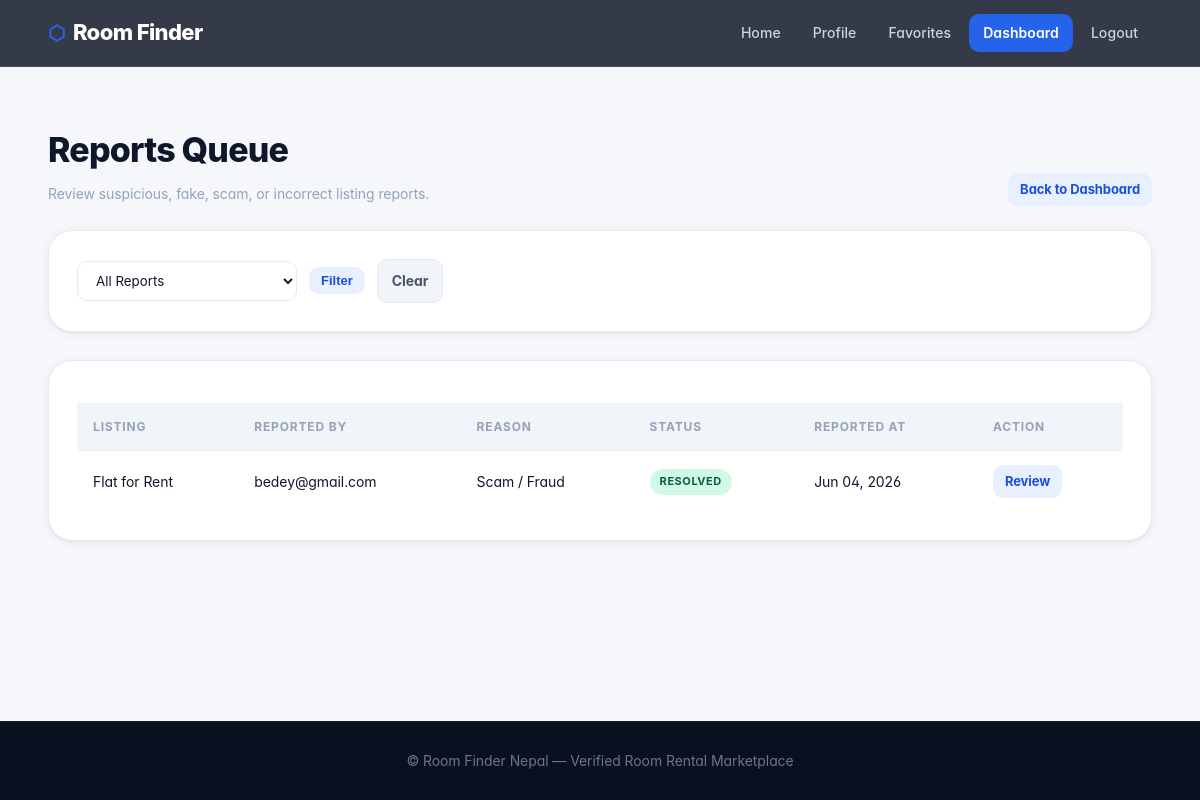
Page /dashboard/reports/ (signed in) on the committed database.
### apps/reports/models.py (models this page shows, shortened)
class ListingReport(models.Model):
    REASON_FAKE = 'fake'
    REASON_WRONG_INFO = 'wrong_info'
    REASON_SCAM = 'scam'
    REASON_DUPLICATE = 'duplicate'
    REASON_OTHER = 'other'
    REASON_CHOICES = [
        (REASON_FAKE, 'Fake Listing'),
        (REASON_WRONG_INFO, 'Wrong Information'),
        (REASON_SCAM, 'Scam / Fraud'),
        (REASON_DUPLICATE, 'Duplicate Listing'),
        (REASON_OTHER, 'Other'),
    ]
    STATUS_PENDING = 'pending'
    STATUS_REVIEWED = 'reviewed'
    STATUS_RESOLVED = 'resolved'
    STATUS_DISMISSED = 'dismissed'
    STATUS_CHOICES = [
        (STATUS_PENDING, 'Pending'),
        (STATUS_REVIEWED, 'Reviewed'),
        (STATUS_RESOLVED, 'Resolved'),
        (STATUS_DISMISSED, 'Dismissed'),
    ]
    listing = models.ForeignKey(
        Listing,
        on_delete=models.CASCADE,
        related_name='reports'
    )
    reported_by = models.ForeignKey(
        settings.AUTH_USER_MODEL,
        on_delete=models.CASCADE,
        related_name='submitted_reports'
    )
    reason = models.CharField(
        max_length=30,
        choices=REASON_CHOICES
    )
    description = models.TextField(
        help_text="Explain why this listing seems suspicious."
    )
    status = models.CharField(
        max_length=20,
        choices=STATUS_CHOICES,
        default=STATUS_PENDING
    )
    admin_notes = models.TextField(blank=True)
    created_at = models.DateTimeField(auto_now_add=True)
    reviewed_at = models.DateTimeField(null=True, blank=True)
    class Meta:
        ordering = ['-created_at']
        unique_together = ('listing', 'reported_by')

### apps/listings/models.py (models this page shows, shortened)
class Listing(models.Model):
    PROPERTY_SINGLE_ROOM = 'single_room'
    PROPERTY_TWO_ROOMS = 'two_rooms'
    PROPERTY_FLAT = 'flat'
    PROPERTY_APARTMENT = 'apartment'
    PROPERTY_HOUSE = 'house'
    PROPERTY_HOSTEL = 'hostel'
    PROPERTY_OFFICE = 'office'
    PROPERTY_SHUTTER = 'shutter'
    PROPERTY_TYPE_CHOICES = [
        (PROPERTY_SINGLE_ROOM, 'Single Room'),
        (PROPERTY_TWO_ROOMS, '2 Rooms'),
        (PROPERTY_FLAT, 'Flat'),
        (PROPERTY_APARTMENT, 'Apartment'),
        (PROPERTY_HOUSE, 'House'),
        (PROPERTY_HOSTEL, 'Hostel'),
        (PROPERTY_OFFICE, 'Office Space'),
        (PROPERTY_SHUTTER, 'Shutter'),
    ]
    STATUS_PENDING = 'pending'
    STATUS_APPROVED = 'approved'
    STATUS_REJECTED = 'rejected'
    STATUS_CHOICES = [
        (STATUS_PENDING, 'Pending'),
        (STATUS_APPROVED, 'Approved'),
        (STATUS_REJECTED, 'Rejected'),
    ]
    FURNISHED_FURNISHED = 'furnished'
    FURNISHED_UNFURNISHED = 'unfurnished'
    FURNISHED_SEMI = 'semi_furnished'
    FURNISHED_CHOICES = [
        (FURNISHED_FURNISHED, 'Furnished'),
        (FURNISHED_UNFURNISHED, 'Unfurnished'),
        (FURNISHED_SEMI, 'Semi-Furnished'),
    ]
    owner = models.ForeignKey(
        settings.AUTH_USER_MODEL,
        on_delete=models.CASCADE,
        related_name='listings'
    )
    title = models.CharField(max_length=255)
    description = models.TextField()
    property_type = models.CharField(
        max_length=30,
        choices=PROPERTY_TYPE_CHOICES
    )
    province = models.ForeignKey(
        Province,
        on_delete=models.PROTECT,
        related_name='listings'
    )
    district = models.ForeignKey(
        District,
        on_delete=models.PROTECT,
        related_name='listings'
    )
    city = models.CharField(max_length=100)
    area = models.CharField(max_length=200)
    ward_number = models.PositiveIntegerField(null=True, blank=True)
    exact_address = models.CharField(max_length=255, blank=True)
    latitude = models.DecimalField(
        max_digits=9,
        decimal_places=6,
        null=True,
        blank=True
    )
    longitude = models.DecimalField(
        max_digits=9,
        decimal_places=6,
        null=True,
        blank=True
    )
    monthly_rent = models.PositiveIntegerField()
    security_deposit = models.PositiveIntegerField(default=0)
    bills_water_included = models.BooleanField(default=False)
    bills_electricity_included = models.BooleanField(default=False)
    bills_internet_included = models.BooleanField(default=False)
    furnished_status = models.CharField(
        max_length=30,
        choices=FURNISHED_CHOICES,
        default=FURNISHED_UNFURNISHED
    )
    available_date = models.DateField(null=True, blank=True)
    rules = models.TextField(blank=True)
    status = models.CharField(
        max_length=20,
        choices=STATUS_CHOICES,
        default=STATUS_PENDING
    )
    rejection_reason = models.TextField(blank=True)
    is_owner_verified = models.BooleanField(default=False)
    is_property_verified = models.BooleanField(default=False)
    views_count = models.PositiveIntegerField(default=0)
    created_at = models.DateTimeField(auto_now_add=True)
    updated_at = models.DateTimeField(auto_now=True)
    approved_at = models.DateTimeField(null=True, blank=True)
    class Meta:
        ordering = ['-created_at']

### apps/accounts/models.py (models this page shows, shortened)
class User(AbstractUser):
    ROLE_TENANT = 'tenant'
    ROLE_LANDLORD = 'landlord'
    ROLE_ADMIN = 'admin'
    ROLE_CHOICES = [
        (ROLE_TENANT, 'Tenant'),
        (ROLE_LANDLORD, 'Landlord'),
        (ROLE_ADMIN, 'Admin'),
    ]
    email = models.EmailField(unique=True)
    phone = models.CharField(max_length=20, unique=True)
    profile_image = models.ImageField(
        upload_to='profile_images/',
        blank=True,
        null=True
    )
    role = models.CharField(
        max_length=20,
        choices=ROLE_CHOICES,
        default=ROLE_TENANT
    )
    email_verified = models.BooleanField(default=False)
    username = models.CharField(
        max_length=150,
        unique=True,
        blank=True,
        null=True
    )
    USERNAME_FIELD = 'email'
    REQUIRED_FIELDS = ['first_name', 'last_name', 'phone']
    objects = UserManager()
    @property
    def is_landlord(self):
        return self.role == self.ROLE_LANDLORD
    @property
    def is_platform_admin(self):
        return self.role == self.ROLE_ADMIN

### apps/dashboard/views.py (the view)
    def wrapper(request, *args, **kwargs):
        if not request.user.is_authenticated:
            messages.error(request, "Please login first.")
            return redirect('login')
        if not request.user.is_platform_admin and not request.user.is_superuser:
            messages.error(request, "You are not allowed to access dashboard.")
            return redirect('home')
        return view_func(request, *args, **kwargs)

### apps/dashboard/views.py (called while the page is built)
def admin_required(view_func):
    def wrapper(request, *args, **kwargs):
        if not request.user.is_authenticated:
            messages.error(request, "Please login first.")
            return redirect('login')
        if not request.user.is_platform_admin and not request.user.is_superuser:
            messages.error(request, "You are not allowed to access dashboard.")
            return redirect('home')
        return view_func(request, *args, **kwargs)
    return wrapper

def paginate_queryset(request, queryset, per_page=10):
    paginator = Paginator(queryset, per_page)
    page_number = request.GET.get('page')
    page_obj = paginator.get_page(page_number)
    query_params = request.GET.copy()
    if 'page' in query_params:
        query_params.pop('page')
    query_string = ''
    if query_params:
        query_string = '&' + query_params.urlencode()
    return page_obj, query_string

@login_required
@admin_required
def reports_queue(request):
    reports = ListingReport.objects.select_related(
        'listing',
        'reported_by',
        'listing__owner',
        'listing__district',
        'listing__province',
    ).order_by('-created_at')
    status = request.GET.get('status')
    if status:
        reports = reports.filter(status=status)
    page_obj, query_string = paginate_queryset(request, reports, per_page=10)
    context = {
        'reports': page_obj,
        'page_obj': page_obj,
        'query_string': query_string,
        'status_choices': ListingReport.STATUS_CHOICES,
        'selected_status': status,
    }
    return render(request, 'dashboard/reports_queue.html', context)

### templates/dashboard/reports_queue.html (shortened to what this page needs)
{% extends 'base.html' %}
{% block content %}
<section class="dashboard-section">
    <div class="container">
        <div class="dashboard-header">
            <div>
                <h1>Reports Queue</h1>
                <p>Review suspicious, fake, scam, or incorrect listing reports.</p>
            </div>
            <a href="{% url 'dashboard_home' %}" class="table-btn">Back to Dashboard</a>
        </div>
        <div class="dashboard-card filter-card">
            <form method="GET" class="dashboard-filter-form">
                <select name="status">
                    <option value="">All Reports</option>
                </select>
                <button type="submit" class="table-btn">Filter</button>
                <a href="{% url 'reports_queue' %}" class="clear-filter-btn">
                    Clear
                </a>
            </form>
        </div>
        <div class="dashboard-card">
            <table class="dashboard-table">
                <thead>
                    <tr>
                        <th>Listing</th>
                        <th>Reported By</th>
                        <th>Reason</th>
                        <th>Status</th>
                        <th>Reported At</th>
                        <th>Action</th>
                    </tr>
                </thead>
                <tbody>
                    {% for report in reports %}
                        <tr>
                            <td>{{ report.listing.title }}</td>
                            <td>{{ report.reported_by.email }}</td>
                            <td>{{ report.get_reason_display }}</td>
                            <td>
                                <span class="report-status report-{{ report.status }}">
                                    {{ report.get_status_display }}
                                </span>
                            </td>
                            <td>{{ report.created_at|date:"M d, Y" }}</td>
                            <td>
                                <a href="{% url 'review_report' report.pk %}" class="table-btn">
                                    Review
                                </a>
                            </td>
                        </tr>
                    {% empty %}
                        <tr>
                            <td colspan="6">No reports found.</td>
                        </tr>
                    {% endfor %}
                </tbody>
            </table>
        </div>
    </div>
</section>
{% endblock %}

### static/css/style.css (style rules this page uses)
*, *::before, *::after { margin: 0; padding: 0; box-sizing: border-box; }
:root { --primary: #2563eb; --primary-dark: #1d4ed8; --primary-light: #e8efff; --primary-glow: rgba(37, 99, 235, 0.16); --accent: #f59e0b; --accent-dark: #d97706; --accent-light: #fef3c7; --green: #10b981; --green-dark: #059669; --green-light: #d1fae5; --red: #ef4444; --red-dark: #dc2626; --red-light: #fee2e2; --bg: #f5f7fb; --surface: #ffffff; --surface-2: #fbfcfe; --surface-3: #f1f4f9; --border: #e7eaf2; --border-strong: #d3d8e6; --text: #0f172a; --text-2: #475569; --text-3: #94a3b8; --dark-bg: #0b1020; --dark-surface: #141b2e; --dark-text: #cbd5e1; --dark-muted: #6b7689; --r-xs: 6px; --r-sm: 10px; --r-md: 14px; --r-lg: 18px; --r-xl: 24px; --r-2xl: 32px; --r-pill: 999px; --shadow-xs: 0 1px 2px rgba(15, 23, 42, 0.05); --shadow-sm: 0 2px 8px rgba(15, 23, 42, 0.06), 0 1px 2px rgba(15, 23, 42, 0.04); --shadow-md: 0 10px 30px rgba(15, 23, 42, 0.1), 0 2px 6px rgba(15, 23, 42, 0.05); --shadow-lg: 0 22px 50px rgba(15, 23, 42, 0.14); --shadow-xl: 0 36px 90px rgba(15, 23, 42, 0.22); --shadow-glow: 0 0 0 4px var(--primary-glow); --font: "Inter", system-ui, -apple-system, "Segoe UI", Roboto, sans-serif; --font-mono: "JetBrains Mono", "Fira Code", ui-monospace, monospace; --ease: cubic-bezier(0.4, 0, 0.2, 1); --ease-spring: cubic-bezier(0.34, 1.56, 0.64, 1); --t-fast: 0.15s var(--ease); --t-base: 0.22s var(--ease); }
html, body { min-height: 100%; }
html { background: var(--bg); -webkit-text-size-adjust: 100%; }
body { font-family: var(--font); background: var(--bg); color: var(--text); min-height: 100vh; display: flex; flex-direction: column; line-height: 1.6; letter-spacing: -0.005em; font-feature-settings: "cv11", "ss01"; -webkit-font-smoothing: antialiased; -moz-osx-font-smoothing: grayscale; }
.container { width: min(1200px, 92%); margin: 0 auto; }
a { color: var(--primary); }
.dashboard-section { padding: clamp(40px, 6vw, 56px) 0 80px; }
.dashboard-section h1 { font-size: clamp(28px, 4vw, 34px); font-weight: 800; margin-bottom: 6px; letter-spacing: -0.8px; }
.dashboard-card { background: var(--surface); padding: 28px; border-radius: var(--r-xl); box-shadow: var(--shadow-sm); border: 1px solid var(--border); }
.dashboard-table { width: 100%; border-collapse: collapse; }
.dashboard-table th, .dashboard-table td { padding: 14px 16px; border-bottom: 1px solid var(--border); text-align: left; font-size: 14px; }
.dashboard-table th { background: var(--surface-3); font-size: 12px; font-weight: 700; color: var(--text-3); text-transform: uppercase; letter-spacing: 0.07em; }
.dashboard-table tbody tr { transition: background var(--t-fast); }
.dashboard-table tr:last-child td { border-bottom: none; }
.table-btn { display: inline-block; background: var(--primary-light); color: var(--primary-dark); padding: 6px 12px; border-radius: var(--r-sm); text-decoration: none; font-weight: 700; font-size: 13px; border: none; cursor: pointer; transition: background var(--t-fast), color var(--t-fast); }
.dashboard-header { display: flex; justify-content: space-between; align-items: flex-end; gap: 16px; margin-bottom: 24px; }
.dashboard-header p { color: var(--text-3); font-size: 14px; }
.filter-card { margin-bottom: 20px; }
.dashboard-filter-form { display: flex; gap: 12px; align-items: center; flex-wrap: wrap; }
.dashboard-filter-form select { padding: 10px 14px; border: 1.5px solid var(--border); border-radius: var(--r-sm); font-family: var(--font); min-width: 220px; color: var(--text); background: var(--surface); outline: none; transition: border-color var(--t-fast); }
.clear-filter-btn { display: inline-block; background: var(--surface-3); color: var(--text-2); padding: 10px 14px; border-radius: var(--r-sm); text-decoration: none; font-weight: 700; font-size: 14px; border: 1px solid var(--border); transition: border-color var(--t-fast), color var(--t-fast); }
.report-status { display: inline-block; padding: 4px 10px; border-radius: var(--r-pill); font-weight: 700; font-size: 11px; letter-spacing: 0.05em; text-transform: uppercase; }
.report-resolved { background: var(--green-light); color: #065f46; }
.dashboard-card + .dashboard-card { margin-top: 28px; }
.dashboard-card .dashboard-table { margin-top: 14px; }

### rows in the picture
ListingReport: listing "Flat for Rent", reported_by.email "bedey@gmail.com", reason "Scam / Fraud", status "RESOLVED", created_at "Jun 04, 2026"
